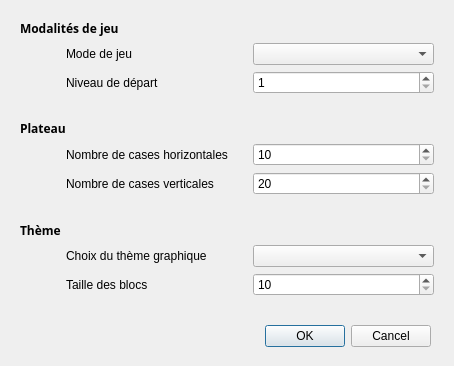
<?xml version="1.0" encoding="UTF-8"?>
<ui version="4.0">
 <class>preferences</class>
 <widget class="QDialog" name="preferences">
  <property name="geometry">
   <rect>
    <x>0</x>
    <y>0</y>
    <width>454</width>
    <height>366</height>
   </rect>
  </property>
  <property name="windowTitle">
   <string>Préférences</string>
  </property>
  <widget class="QDialogButtonBox" name="buttonBox">
   <property name="geometry">
    <rect>
     <x>20</x>
     <y>320</y>
     <width>411</width>
     <height>32</height>
    </rect>
   </property>
   <property name="orientation">
    <enum>Qt::Horizontal</enum>
   </property>
   <property name="standardButtons">
    <set>QDialogButtonBox::Cancel|QDialogButtonBox::Ok</set>
   </property>
  </widget>
  <widget class="QWidget" name="gridLayoutWidget">
   <property name="geometry">
    <rect>
     <x>20</x>
     <y>20</y>
     <width>414</width>
     <height>276</height>
    </rect>
   </property>
   <layout class="QGridLayout" name="gridLayout">
    <item row="4" column="1">
     <spacer name="verticalSpacer">
      <property name="orientation">
       <enum>Qt::Vertical</enum>
      </property>
      <property name="sizeHint" stdset="0">
       <size>
        <width>20</width>
        <height>40</height>
       </size>
      </property>
     </spacer>
    </item>
    <item row="12" column="1">
     <widget class="QLabel" name="label_8">
      <property name="text">
       <string>Taille des blocs</string>
      </property>
     </widget>
    </item>
    <item row="2" column="1">
     <widget class="QLabel" name="label_2">
      <property name="text">
       <string>Niveau de départ</string>
      </property>
     </widget>
    </item>
    <item row="6" column="2">
     <widget class="QSpinBox" name="plateauColonnes">
      <property name="minimum">
       <number>10</number>
      </property>
      <property name="maximum">
       <number>999</number>
      </property>
     </widget>
    </item>
    <item row="9" column="1">
     <spacer name="verticalSpacer_2">
      <property name="orientation">
       <enum>Qt::Vertical</enum>
      </property>
      <property name="sizeHint" stdset="0">
       <size>
        <width>20</width>
        <height>40</height>
       </size>
      </property>
     </spacer>
    </item>
    <item row="12" column="2">
     <widget class="QSpinBox" name="themeTaille">
      <property name="minimum">
       <number>10</number>
      </property>
      <property name="maximum">
       <number>100</number>
      </property>
     </widget>
    </item>
    <item row="7" column="1">
     <widget class="QLabel" name="label_4">
      <property name="text">
       <string>Nombre de cases verticales</string>
      </property>
     </widget>
    </item>
    <item row="1" column="0">
     <spacer name="horizontalSpacer">
      <property name="orientation">
       <enum>Qt::Horizontal</enum>
      </property>
      <property name="sizeType">
       <enum>QSizePolicy::Fixed</enum>
      </property>
      <property name="sizeHint" stdset="0">
       <size>
        <width>40</width>
        <height>20</height>
       </size>
      </property>
     </spacer>
    </item>
    <item row="6" column="1">
     <widget class="QLabel" name="label_3">
      <property name="text">
       <string>Nombre de cases horizontales</string>
      </property>
     </widget>
    </item>
    <item row="2" column="2">
     <widget class="QSpinBox" name="jeuLevel">
      <property name="minimum">
       <number>1</number>
      </property>
      <property name="maximum">
       <number>16</number>
      </property>
     </widget>
    </item>
    <item row="1" column="2">
     <widget class="QComboBox" name="jeuMode"/>
    </item>
    <item row="11" column="1">
     <widget class="QLabel" name="label_7">
      <property name="text">
       <string>Choix du thème graphique</string>
      </property>
     </widget>
    </item>
    <item row="11" column="2">
     <widget class="QComboBox" name="themeName"/>
    </item>
    <item row="7" column="2">
     <widget class="QSpinBox" name="plateauLignes">
      <property name="minimum">
       <number>20</number>
      </property>
      <property name="maximum">
       <number>999</number>
      </property>
     </widget>
    </item>
    <item row="1" column="1">
     <widget class="QLabel" name="label">
      <property name="text">
       <string>Mode de jeu</string>
      </property>
     </widget>
    </item>
    <item row="0" column="0" colspan="2">
     <widget class="QLabel" name="label_6">
      <property name="font">
       <font>
        <family>Noto Sans</family>
        <weight>75</weight>
        <bold>true</bold>
       </font>
      </property>
      <property name="text">
       <string>Modalités de jeu</string>
      </property>
     </widget>
    </item>
    <item row="5" column="0" colspan="2">
     <widget class="QLabel" name="label_5">
      <property name="font">
       <font>
        <family>Noto Sans</family>
        <weight>75</weight>
        <bold>true</bold>
       </font>
      </property>
      <property name="text">
       <string>Plateau</string>
      </property>
     </widget>
    </item>
    <item row="10" column="0" colspan="2">
     <widget class="QLabel" name="label_9">
      <property name="font">
       <font>
        <family>Noto Sans</family>
        <weight>75</weight>
        <bold>true</bold>
       </font>
      </property>
      <property name="text">
       <string>Thème</string>
      </property>
     </widget>
    </item>
   </layout>
  </widget>
 </widget>
 <resources/>
 <connections>
  <connection>
   <sender>buttonBox</sender>
   <signal>accepted()</signal>
   <receiver>preferences</receiver>
   <slot>accept()</slot>
   <hints>
    <hint type="sourcelabel">
     <x>248</x>
     <y>254</y>
    </hint>
    <hint type="destinationlabel">
     <x>157</x>
     <y>274</y>
    </hint>
   </hints>
  </connection>
  <connection>
   <sender>buttonBox</sender>
   <signal>rejected()</signal>
   <receiver>preferences</receiver>
   <slot>reject()</slot>
   <hints>
    <hint type="sourcelabel">
     <x>316</x>
     <y>260</y>
    </hint>
    <hint type="destinationlabel">
     <x>286</x>
     <y>274</y>
    </hint>
   </hints>
  </connection>
 </connections>
</ui>
